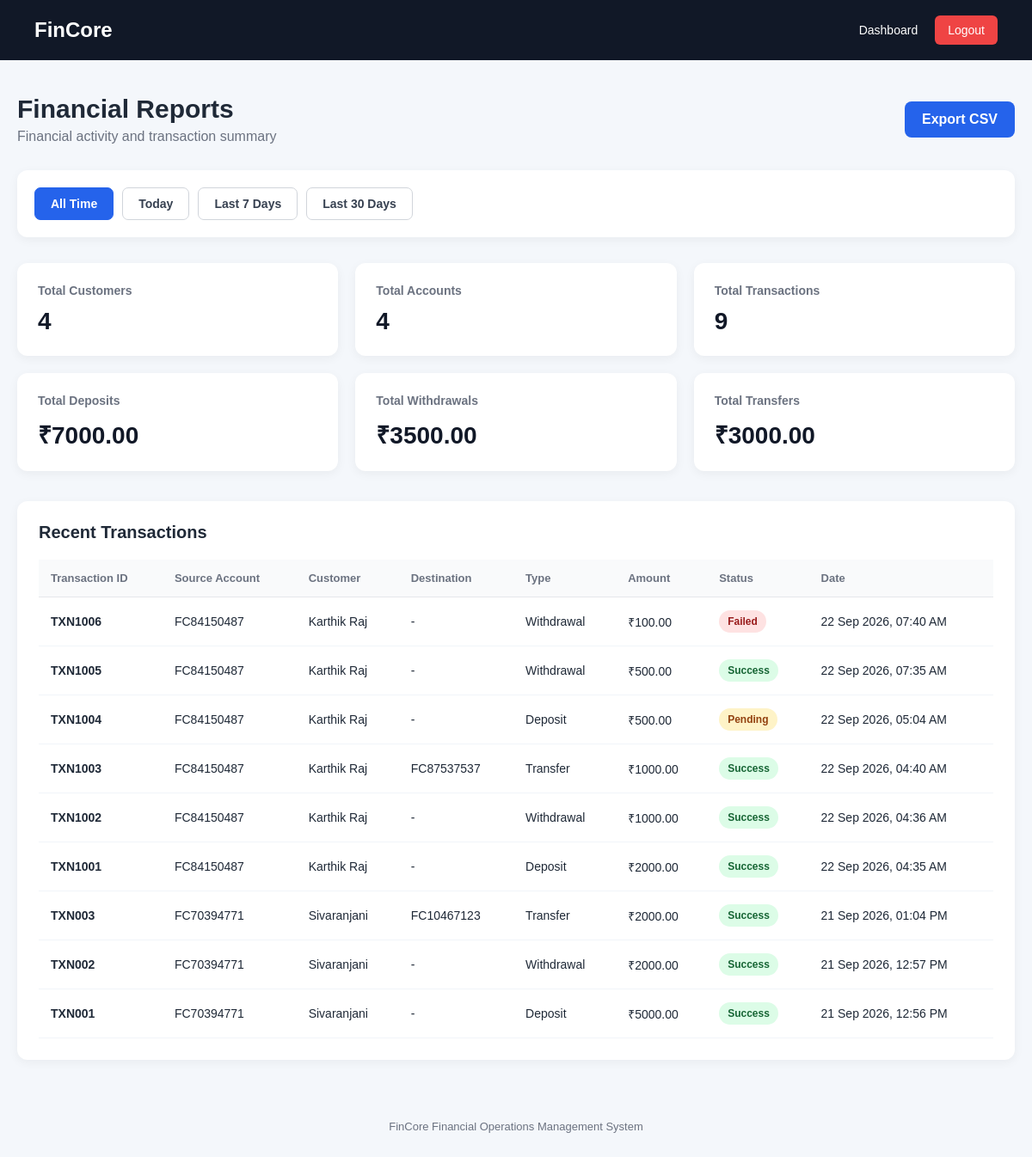
The app's page /reports/ (signed in) with its own data.
### transactions/models.py (models this page shows, shortened)
class Transaction(models.Model):
    TRANSACTION_TYPE_CHOICES = [
        ("Deposit", "Deposit"),
        ("Withdrawal", "Withdrawal"),
        ("Transfer", "Transfer"),
    ]
    TRANSACTION_STATUS_CHOICES = [
        ("Success", "Success"),
        ("Pending", "Pending"),
        ("Failed", "Failed"),
    ]
    transaction_id = models.CharField(
        max_length=30,
        unique=True
    )
    account = models.ForeignKey(
        FinancialAccount,
        on_delete=models.CASCADE,
        related_name="transactions"
    )
    to_account = models.ForeignKey(
        FinancialAccount,
        on_delete=models.CASCADE,
        related_name="incoming_transfers",
        null=True,
        blank=True
    )
    transaction_type = models.CharField(
        max_length=20,
        choices=TRANSACTION_TYPE_CHOICES
    )
    amount = models.DecimalField(
        max_digits=15,
        decimal_places=2
    )
    description = models.CharField(
        max_length=255,
        blank=True
    )
    transaction_status = models.CharField(
        max_length=20,
        choices=TRANSACTION_STATUS_CHOICES,
        default="Success"
    )
    created_at = models.DateTimeField(
        auto_now_add=True
    )

### financial_accounts/models.py (models this page shows, shortened)
class FinancialAccount(models.Model):
    ACCOUNT_TYPE_CHOICES = [
        ("Savings", "Savings"),
        ("Current", "Current"),
        ("Fixed Deposit", "Fixed Deposit"),
    ]
    ACCOUNT_STATUS_CHOICES = [
        ("Active", "Active"),
        ("Inactive", "Inactive"),
        ("Closed", "Closed"),
    ]
    account_number = models.CharField(
        max_length=20,
        unique=True
    )
    customer = models.ForeignKey(
        Customer,
        on_delete=models.CASCADE,
        related_name="financial_accounts"
    )
    account_type = models.CharField(
        max_length=30,
        choices=ACCOUNT_TYPE_CHOICES
    )
    balance = models.DecimalField(
        max_digits=15,
        decimal_places=2,
        default=0
    )
    account_status = models.CharField(
        max_length=20,
        choices=ACCOUNT_STATUS_CHOICES,
        default="Active"
    )
    opened_date = models.DateTimeField(
        auto_now_add=True
    )
    updated_at = models.DateTimeField(
        auto_now=True
    )

### customers/models.py (models this page shows, shortened)
class Customer(models.Model):
    GENDER_CHOICES = [
        ("Male", "Male"),
        ("Female", "Female"),
        ("Other", "Other"),
    ]
    KYC_TYPE_CHOICES = [
        ("Aadhaar", "Aadhaar"),
        ("PAN", "PAN"),
        ("Passport", "Passport"),
        ("Driving License", "Driving License"),
        ("Voter ID", "Voter ID"),
    ]
    KYC_STATUS_CHOICES = [
        ("Pending", "Pending"),
        ("Verified", "Verified"),
        ("Rejected", "Rejected"),
    ]
    customer_id = models.CharField(
        max_length=20,
        unique=True
    )
    full_name = models.CharField(
        max_length=150
    )
    date_of_birth = models.DateField(
        null=True,
        blank=True
    )
    gender = models.CharField(
        max_length=10,
        choices=GENDER_CHOICES,
        blank=True
    )
    phone = models.CharField(
        max_length=15
    )
    email = models.EmailField(
        blank=True
    )
    address = models.TextField(
        blank=True
    )
    city = models.CharField(
        max_length=100,
        blank=True
    )
    state = models.CharField(
        max_length=100,
        blank=True
    )
    postal_code = models.CharField(
        max_length=10,
        blank=True
    )
    kyc_type = models.CharField(
        max_length=30,
        choices=KYC_TYPE_CHOICES,
        blank=True
    )
    kyc_number = models.CharField(
        max_length=50,
        blank=True
    )
    kyc_status = models.CharField(
        max_length=20,
        choices=KYC_STATUS_CHOICES,
        default="Pending"
    )
    created_at = models.DateTimeField(
        auto_now_add=True
    )
    updated_at = models.DateTimeField(
        auto_now=True
    )

### reports/views.py (the view)
@login_required(login_url="/auth/login/")
def reports_home(request):
    total_customers = Customer.objects.count()
    total_accounts = FinancialAccount.objects.count()
    total_transactions = Transaction.objects.count()
    report_period = request.GET.get(
        "period",
        "all"
    )
    today = timezone.localdate()
    if report_period == "today":
        start_date = today
    elif report_period == "7days":
        start_date = today - timedelta(days=7)
    elif report_period == "30days":
        start_date = today - timedelta(days=30)
    else:
        start_date = None
    successful_transactions = Transaction.objects.filter(
        transaction_status="Success"
    )
    if start_date:
        successful_transactions = successful_transactions.filter(
            created_at__date__gte=start_date
        )
    total_deposits = sum(
        transaction.amount
        for transaction in successful_transactions.filter(
            transaction_type="Deposit"
        )
    )
    total_withdrawals = sum(
        transaction.amount
        for transaction in successful_transactions.filter(
            transaction_type="Withdrawal"
        )
    )
    total_transfers = sum(
        transaction.amount
        for transaction in successful_transactions.filter(
            transaction_type="Transfer"
        )
    )
    recent_transactions = Transaction.objects.select_related(
        "account",
        "account__customer",
        "to_account",
    ).order_by(
        "-created_at"
    )[:10]
    context = {
        "total_customers":
            total_customers,
        "total_accounts":
            total_accounts,
        "total_transactions":
            total_transactions,
        "total_deposits":
            total_deposits,
        "total_withdrawals":
            total_withdrawals,
        "total_transfers":
            total_transfers,
        "recent_transactions":
            recent_transactions,
        "report_period":
            report_period,
    }
    return render(
        request,
        "reports.html",
        context
    )

### templates/reports.html (shortened to what this page needs)
<!DOCTYPE html>
<html lang="en">
<head>
</head>
<body>
    <nav class="navbar">
        <div class="logo">
            FinCore
        </div>
        <div class="nav-right">
            <a href="/dashboard/">
                Dashboard
            </a>
            <a href="/auth/logout/" class="logout-btn">
                Logout
            </a>
        </div>
    </nav>
    <div class="container">
        <div class="page-header">
            <div>
                <h1>
                    Financial Reports
                </h1>
                <p>
                    Financial activity and transaction summary
                </p>
            </div>
            <a
                href="{% url 'export_transactions_csv' %}"
                class="export-btn"
            >
                Export CSV
            </a>
        </div>
        <div class="filters">
            <a
                href="?period=all"
                class="filter-btn {% if report_period == 'all' %}active{% endif %}"
            >
                All Time
            </a>
            <a
                href="?period=today"
                class="filter-btn {% if report_period == 'today' %}active{% endif %}"
            >
                Today
            </a>
            <a
                href="?period=7days"
                class="filter-btn {% if report_period == '7days' %}active{% endif %}"
            >
                Last 7 Days
            </a>
            <a
                href="?period=30days"
                class="filter-btn {% if report_period == '30days' %}active{% endif %}"
            >
                Last 30 Days
            </a>
        </div>
        <div class="summary-grid">
            <div class="summary-card">
                <h3>
                    Total Customers
                </h3>
                <div class="value">
                    {{ total_customers }}
                </div>
            </div>
            <div class="summary-card">
                <h3>
                    Total Accounts
                </h3>
                <div class="value">
                    {{ total_accounts }}
                </div>
            </div>
            <div class="summary-card">
                <h3>
                    Total Transactions
                </h3>
                <div class="value">
                    {{ total_transactions }}
                </div>
            </div>
            <div class="summary-card">
                <h3>
                    Total Deposits
                </h3>
                <div class="value">
                    ₹{{ total_deposits }}
                </div>
            </div>
            <div class="summary-card">
                <h3>
                    Total Withdrawals
                </h3>
                <div class="value">
                    ₹{{ total_withdrawals }}
                </div>
            </div>
            <div class="summary-card">
                <h3>
                    Total Transfers
                </h3>
                <div class="value">
                    ₹{{ total_transfers }}
                </div>
            </div>
        </div>
        <div class="section">
            <div class="section-header">
                <h2>
                    Recent Transactions
                </h2>
            </div>
            <div class="table-wrapper">
                <table>
                    <thead>
                        <tr>
                            <th>
                                Transaction ID
                            </th>
                            <th>
                                Source Account
                            </th>
                            <th>
                                Customer
                            </th>
                            <th>
                                Destination
                            </th>
                            <th>
                                Type
                            </th>
                            <th>
                                Amount
                            </th>
                            <th>
                                Status
                            </th>
                            <th>
                                Date
                            </th>
                        </tr>
                    </thead>
                    <tbody>
                        {% for transaction in recent_transactions %}
                        <tr>
                            <td>
                                <strong>
                                    {{ transaction.transaction_id }}
                                </strong>
                            </td>
                            <td>
                                {{ transaction.account.account_number }}
                            </td>
                            <td>
                                {{ transaction.account.customer.full_name }}
                            </td>
                            <td>
                                {% if transaction.to_account %}
                                    {{ transaction.to_account.account_number }}
                                {% else %}
                                    -
                                {% endif %}
                            </td>
                            <td>
                                {{ transaction.transaction_type }}
                            </td>
                            <td>
                                ₹{{ transaction.amount }}
                            </td>
                            <td>
                                {% if transaction.transaction_status == "Success" %}
                                    <span class="badge success">
                                        Success
                                    </span>
                                {% elif transaction.transaction_status == "Pending" %}
                                    <span class="badge pending">
                                        Pending
                                    </span>
                                {% else %}
                                    <span class="badge failed">
                                        Failed
                                    </span>
                                {% endif %}
                            </td>
                            <td>
                                {{ transaction.created_at|date:"d M Y, h:i A" }}
                            </td>
                        </tr>
                        {% endfor %}
                    </tbody>
                </table>
            </div>
        </div>
    </div>
    <div class="footer">
        FinCore Financial Operations Management System
    </div>
</body>
</html>

### templates/reports.html (style rules this page uses)
* { margin: 0; padding: 0; box-sizing: border-box; }
body { font-family: Arial, sans-serif; background: #f4f7fb; color: #1f2937; }
.navbar { background: #111827; color: white; padding: 18px 40px; display: flex; justify-content: space-between; align-items: center; }
.logo { font-size: 24px; font-weight: 700; }
.nav-right { display: flex; align-items: center; gap: 20px; }
.nav-right a { color: white; text-decoration: none; font-size: 14px; }
.logout-btn { background: #ef4444; padding: 9px 15px; border-radius: 6px; }
.container { max-width: 1250px; margin: 40px auto; padding: 0 20px; }
.page-header { display: flex; justify-content: space-between; align-items: center; margin-bottom: 30px; gap: 20px; }
.page-header h1 { font-size: 30px; margin-bottom: 6px; }
.page-header p { color: #6b7280; }
.export-btn { display: inline-block; padding: 12px 20px; background: #2563eb; color: white; text-decoration: none; border-radius: 8px; font-weight: 600; white-space: nowrap; }
.filters { background: white; padding: 20px; border-radius: 12px; margin-bottom: 30px; display: flex; gap: 10px; flex-wrap: wrap; box-shadow: 0 3px 12px rgba(0, 0, 0, 0.05); }
.filter-btn { padding: 10px 18px; border: 1px solid #d1d5db; border-radius: 7px; text-decoration: none; color: #374151; background: white; font-size: 14px; font-weight: 600; }
.filter-btn.active { background: #2563eb; color: white; border-color: #2563eb; }
.summary-grid { display: grid; grid-template-columns: repeat(3, 1fr); gap: 20px; margin-bottom: 35px; }
.summary-card { background: white; padding: 24px; border-radius: 12px; box-shadow: 0 3px 12px rgba(0, 0, 0, 0.05); }
.summary-card h3 { font-size: 14px; color: #6b7280; margin-bottom: 12px; }
.summary-card .value { font-size: 28px; font-weight: 700; color: #111827; }
.section { background: white; padding: 25px; border-radius: 12px; box-shadow: 0 3px 12px rgba(0, 0, 0, 0.05); margin-bottom: 30px; }
.section-header { display: flex; justify-content: space-between; align-items: center; margin-bottom: 20px; }
.section-header h2 { font-size: 20px; }
.table-wrapper { overflow-x: auto; }
table { width: 100%; border-collapse: collapse; }
th { background: #f9fafb; color: #6b7280; font-size: 13px; text-align: left; padding: 14px; border-bottom: 1px solid #e5e7eb; }
td { padding: 15px 14px; border-bottom: 1px solid #f1f5f9; font-size: 14px; }
.badge { display: inline-block; padding: 6px 10px; border-radius: 20px; font-size: 12px; font-weight: 600; }
.success { background: #dcfce7; color: #166534; }
.pending { background: #fef3c7; color: #92400e; }
.failed { background: #fee2e2; color: #991b1b; }
.footer { text-align: center; color: #6b7280; padding: 30px; font-size: 13px; }

### records on screen
Transaction: transaction_status "Failed"
Transaction: transaction_status "Success"
Transaction: transaction_status "Pending"
Transaction: transaction_status "Success"
Transaction: transaction_status "Success"
Transaction: transaction_status "Success"
Transaction: transaction_status "Success"
Transaction: transaction_status "Success"
Transaction: transaction_status "Success"

### other values on screen
{{ total_customers }} "4"
{{ total_accounts }} "4"
{{ total_transactions }} "9"
{{ total_deposits }} "7000.00"
{{ total_withdrawals }} "3500.00"
{{ total_transfers }} "3000.00"
